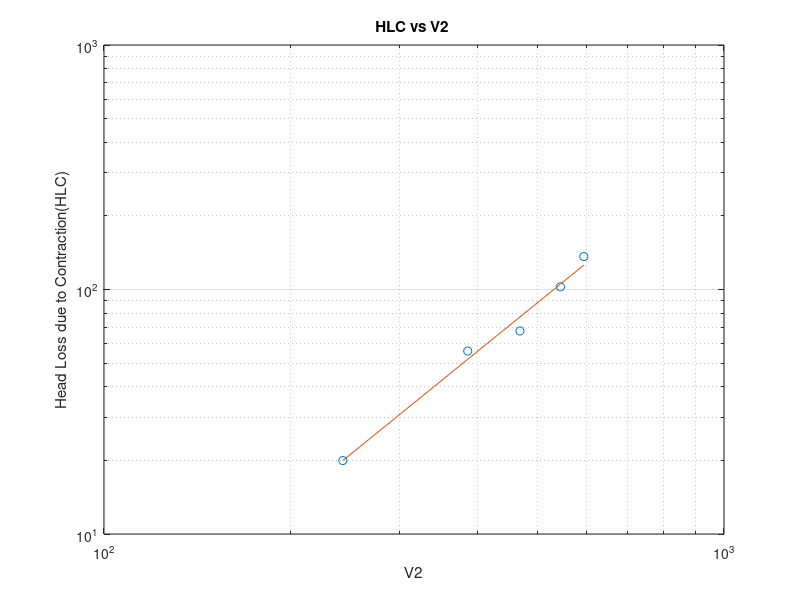

Write the MATLAB code that produced this figure.
x=[242.74 386.04 468.68 544.8 594.25];
y=[19.97 56.01 67.66 102.56 136.41];

loglog(x,y,'o');
p = polyfit(log(x),log(y),1);
z = polyval(p,log(x));
hold on;
loglog(x,exp(z));
title('HLC vs V2 ')
xlabel('V2')
ylabel('Head Loss due to Contraction(HLC)')
grid on
